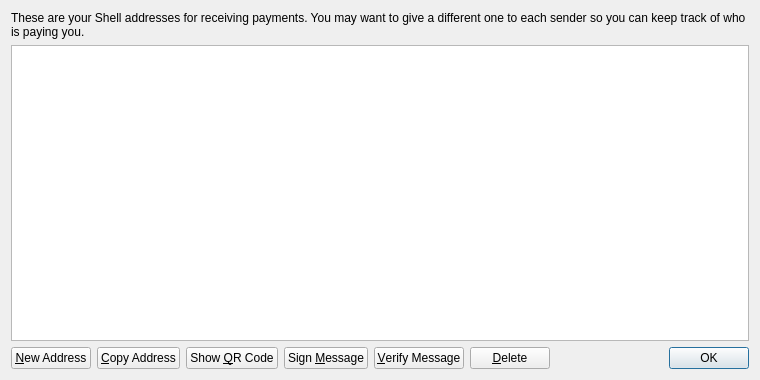
<?xml version="1.0" encoding="UTF-8"?>
<ui version="4.0">
 <class>AddressBookPage</class>
 <widget class="QWidget" name="AddressBookPage">
  <property name="geometry">
   <rect>
    <x>0</x>
    <y>0</y>
    <width>760</width>
    <height>380</height>
   </rect>
  </property>
  <property name="windowTitle">
   <string>Address Book</string>
  </property>
  <layout class="QVBoxLayout" name="verticalLayout">
   <item>
    <widget class="QLabel" name="labelExplanation">
     <property name="text">
      <string>These are your Shell addresses for receiving payments. You may want to give a different one to each sender so you can keep track of who is paying you.</string>
     </property>
     <property name="textFormat">
      <enum>Qt::PlainText</enum>
     </property>
     <property name="wordWrap">
      <bool>true</bool>
     </property>
    </widget>
   </item>
   <item>
    <widget class="QTableView" name="tableView">
     <property name="contextMenuPolicy">
      <enum>Qt::CustomContextMenu</enum>
     </property>
     <property name="toolTip">
      <string>Double-click to edit address or label</string>
     </property>
     <property name="tabKeyNavigation">
      <bool>false</bool>
     </property>
     <property name="selectionMode">
      <enum>QAbstractItemView::SingleSelection</enum>
     </property>
     <property name="selectionBehavior">
      <enum>QAbstractItemView::SelectRows</enum>
     </property>
     <property name="sortingEnabled">
      <bool>true</bool>
     </property>
     <attribute name="verticalHeaderVisible">
      <bool>false</bool>
     </attribute>
    </widget>
   </item>
   <item>
    <layout class="QHBoxLayout" name="horizontalLayout">
     <item>
      <widget class="QPushButton" name="newAddressButton">
       <property name="toolTip">
        <string>Create a new address</string>
       </property>
       <property name="text">
        <string>&amp;New Address</string>
       </property>
      </widget>
     </item>
     <item>
      <widget class="QPushButton" name="copyToClipboard">
       <property name="toolTip">
        <string>Copy the currently selected address to the system clipboard</string>
       </property>
       <property name="text">
        <string>&amp;Copy Address</string>
       </property>
      </widget>
     </item>
     <item>
      <widget class="QPushButton" name="showQRCode">
       <property name="text">
        <string>Show &amp;QR Code</string>
       </property>
      </widget>
     </item>
     <item>
      <widget class="QPushButton" name="signMessage">
       <property name="toolTip">
        <string>Sign a message to prove you own a Shell address</string>
       </property>
       <property name="text">
        <string>Sign &amp;Message</string>
       </property>
      </widget>
     </item>
     <item>
      <widget class="QPushButton" name="verifyMessage">
       <property name="toolTip">
        <string>Verify a message to ensure it was signed with a specified Shell address</string>
       </property>
       <property name="text">
        <string>&amp;Verify Message</string>
       </property>
      </widget>
     </item>
     <item>
      <widget class="QPushButton" name="deleteButton">
       <property name="toolTip">
        <string>Delete the currently selected address from the list</string>
       </property>
       <property name="text">
        <string>&amp;Delete</string>
       </property>
      </widget>
     </item>
     <item>
      <spacer name="horizontalSpacer">
       <property name="orientation">
        <enum>Qt::Horizontal</enum>
       </property>
       <property name="sizeHint" stdset="0">
        <size>
         <width>40</width>
         <height>20</height>
        </size>
       </property>
      </spacer>
     </item>
     <item>
      <widget class="QDialogButtonBox" name="buttonBox">
       <property name="sizePolicy">
        <sizepolicy hsizetype="Maximum" vsizetype="Fixed">
         <horstretch>0</horstretch>
         <verstretch>0</verstretch>
        </sizepolicy>
       </property>
       <property name="standardButtons">
        <set>QDialogButtonBox::Ok</set>
       </property>
      </widget>
     </item>
    </layout>
   </item>
  </layout>
 </widget>
 <resources>
  <include location="../bitcoin.qrc"/>
 </resources>
 <connections/>
</ui>
